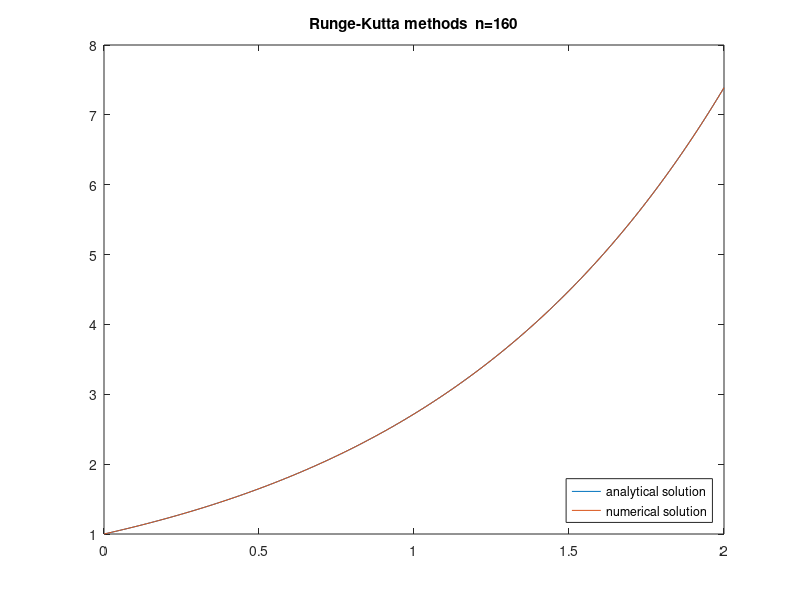

MATLAB code to generate this figure:
%dy/dt=y
%f(y,t)=y
%Y1=yn
%Y2=yn+(1/2)*k*yn
%Y3=yn+(1/2)*(yn+(1/2)*yn*k)*k
%Y4=yn+((1/2)*(yn+(1/2)*yn*k)*k)*k
%yn+(k/6)*(Y1+2*Y2+2*Y3+Y4)
T=2;
m=160;
h=T/m;
t=0:h:T;
% f(y,t) = y;
% dy/dt = y;
% yture(t) = exp(t);
y0=1; %初始條件
y=zeros(1,length(t));
y(1)=y0;
for n=1:length(t)-1
    y(n+1) = y(n)+y(n)*h+1/2*y(n)*h^2+1/6*y(n)*h^3+1/24*y(n)*h^4;
end

plot(t,y,t,exp(t))
title('Runge-Kutta methods  n=160')
legend('analytical solution', 'numerical solution','Location','SouthEast')

ana=exp(t);
error=abs(y-ana);
l_2norm = sqrt((1/m)*sum(error.*error));